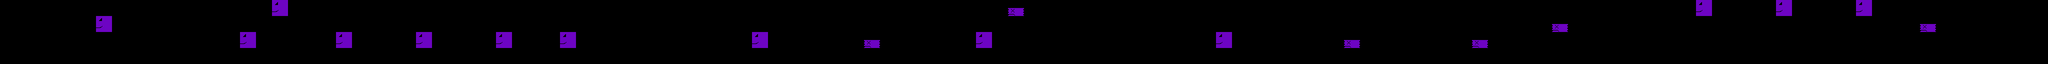

A 2D game scene composited from a Tiled map and its tileset images. What follows is a short description and the map's XML, with every tile layer's data as written:
An orthogonal 128x4 tile map with 32x32 px tiles, 1 tile layer (enemy), 1 hidden layer not drawn, 2 tilesets.

<map version="1.2" tiledversion="2019.07.05" orientation="orthogonal" renderorder="right-down" width="128" height="4" tilewidth="32" tileheight="32" infinite="0" nextlayerid="4" nextobjectid="5">
 <tileset firstgid="1" source="hoge.tsx" />
 <tileset firstgid="3" source="enemy.tsx" />
 <layer id="1" name="Tile Layer 1" width="128" height="4" visible="0">
  <data encoding="csv">
1,0,0,0,0,0,0,0,0,0,0,0,0,0,0,0,0,0,0,0,0,0,0,0,0,0,0,0,0,0,0,0,0,0,0,0,0,2,2,2,0,0,0,0,0,0,0,0,0,0,0,0,0,0,0,0,0,0,0,0,0,0,0,0,0,0,0,0,0,0,0,0,0,0,0,0,0,0,0,0,2,0,0,0,2,0,0,0,0,0,2,0,0,0,0,0,0,0,0,0,0,0,0,0,0,0,0,0,0,0,0,0,0,0,0,0,0,0,0,0,0,0,0,2,0,0,0,1,
1,0,0,0,0,0,0,0,0,0,2,2,0,0,0,2,2,2,2,2,1,0,0,0,2,0,0,2,0,0,2,0,0,2,0,0,0,2,2,2,0,0,0,0,2,2,2,2,0,0,2,0,0,2,0,0,2,0,0,0,0,2,2,2,2,2,2,0,0,0,0,0,2,1,1,0,0,0,0,2,2,2,0,0,0,2,0,0,0,2,0,0,0,0,0,0,0,0,0,0,0,0,2,2,2,2,2,2,2,0,0,2,2,2,0,0,2,2,2,0,0,1,1,2,0,0,0,1,
1,0,0,0,0,0,0,0,0,2,2,2,2,0,0,0,0,0,0,0,0,0,0,0,0,0,0,0,0,0,0,0,0,0,0,0,0,0,0,0,0,0,0,2,2,0,0,0,0,0,0,0,0,0,0,0,0,2,0,0,0,0,0,0,0,0,0,0,0,0,0,2,2,2,1,0,0,0,0,0,0,0,0,0,0,0,0,2,0,0,0,0,0,0,2,2,2,2,2,2,0,0,2,2,2,2,2,2,2,0,0,0,0,0,0,0,0,0,0,0,0,0,0,0,0,0,0,0,
2,2,2,2,2,2,2,2,2,2,2,2,2,2,2,2,2,2,2,2,2,2,2,2,2,2,2,2,2,2,2,2,2,2,2,2,2,2,2,2,2,2,2,2,2,2,2,2,2,2,2,2,2,2,2,2,2,2,2,2,2,2,2,2,2,2,2,2,2,2,2,2,2,2,2,2,2,2,2,2,2,2,2,2,2,2,2,2,2,2,2,2,2,2,2,2,2,2,2,2,2,2,2,2,2,2,2,2,2,2,2,2,2,2,2,2,2,2,2,2,2,2,2,2,2,2,2,2
</data>
 </layer>
 <layer id="3" name="enemy" width="128" height="4">
  <data encoding="csv">
0,0,0,0,0,0,0,0,0,0,0,0,0,0,0,0,0,3,0,0,0,0,0,0,0,0,0,0,0,0,0,0,0,0,0,0,0,0,0,0,0,0,0,0,0,0,0,0,0,0,0,0,0,0,0,0,0,0,0,0,0,0,0,4,0,0,0,0,0,0,0,0,0,0,0,0,0,0,0,0,0,0,0,0,0,0,0,0,0,0,0,0,0,0,0,0,0,0,0,0,0,0,0,0,0,0,3,0,0,0,0,3,0,0,0,0,3,0,0,0,0,0,0,0,0,0,0,0,
0,0,0,0,0,0,3,0,0,0,0,0,0,0,0,0,0,0,0,0,0,0,0,0,0,0,0,0,0,0,0,0,0,0,0,0,0,0,0,0,0,0,0,0,0,0,0,0,0,0,0,0,0,0,0,0,0,0,0,0,0,0,0,0,0,0,0,0,0,0,0,0,0,0,0,0,0,0,0,0,0,0,0,0,0,0,0,0,0,0,0,0,0,0,0,0,0,4,0,0,0,0,0,0,0,0,0,0,0,0,0,0,0,0,0,0,0,0,0,0,4,0,0,0,0,0,0,0,
0,0,0,0,0,0,0,0,0,0,0,0,0,0,0,3,0,0,0,0,0,3,0,0,0,0,3,0,0,0,0,3,0,0,0,3,0,0,0,0,0,0,0,0,0,0,0,3,0,0,0,0,0,0,4,0,0,0,0,0,0,3,0,0,0,0,0,0,0,0,0,0,0,0,0,0,3,0,0,0,0,0,0,0,4,0,0,0,0,0,0,0,4,0,0,0,0,0,0,0,0,0,0,0,0,0,0,0,0,0,0,0,0,0,0,0,0,0,0,0,0,0,0,0,0,0,0,0,
0,0,0,0,0,0,0,0,0,0,0,0,0,0,0,0,0,0,0,0,0,0,0,0,0,0,0,0,0,0,0,0,0,0,0,0,0,0,0,0,0,0,0,0,0,0,0,0,0,0,0,0,0,0,0,0,0,0,0,0,0,0,0,0,0,0,0,0,0,0,0,0,0,0,0,0,0,0,0,0,0,0,0,0,0,0,0,0,0,0,0,0,0,0,0,0,0,0,0,0,0,0,0,0,0,0,0,0,0,0,0,0,0,0,0,0,0,0,0,0,0,0,0,0,0,0,0,0
</data>
 </layer>
</map>